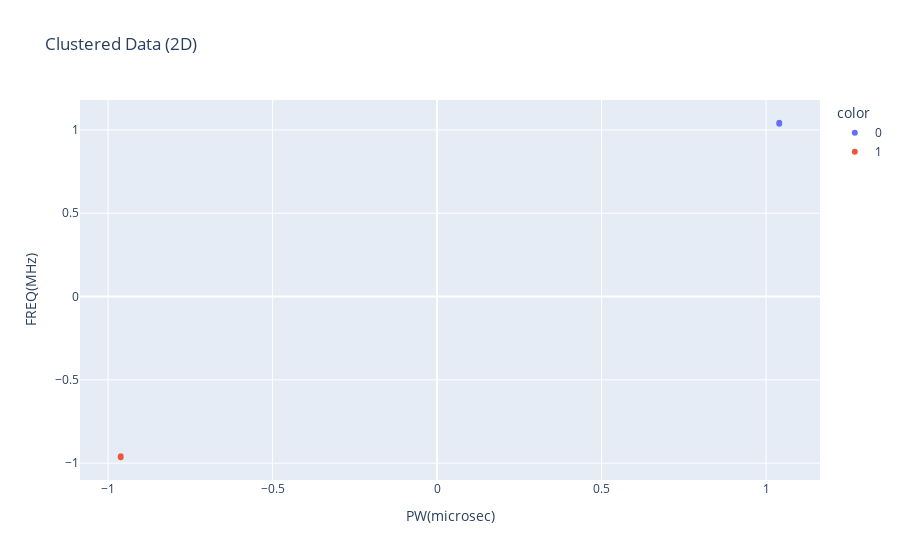

Notebook cell for this chart:
### Code cell
print("KMeans:")
start = time.time()
kmeans_labels = k_means(X, n_clusters=n_true_emitters)
benchmark_performance(subset_df, kmeans_labels, true_emitter_ids)
visualise_clusters(X, kmeans_labels, features_used)
print("Time:", time.time() - start)

### Figure 1 — Plotly figure (JSON) as saved in the notebook; plotly's stock layout.template omitted (floating-point values rounded to 4 significant figures; data arrays with more than 128 entries replaced by an {"elided": "..."} marker saying what was removed)
{"data": [{"hovertemplate": "color=0<br>PW(microsec)=%{x}<br>FREQ(MHz)=%{y}<extra></extra>", "legendgroup": "0", "marker": {"color": "#636efa", "symbol": "circle"}, "mode": "markers", "name": "0", "showlegend": true, "type": "scattergl", "x": {"elided": "29698 float values"}, "xaxis": "x", "y": {"elided": "29698 float values"}, "yaxis": "y"}, {"hovertemplate": "color=1<br>PW(microsec)=%{x}<br>FREQ(MHz)=%{y}<extra></extra>", "legendgroup": "1", "marker": {"color": "#EF553B", "symbol": "circle"}, "mode": "markers", "name": "1", "showlegend": true, "type": "scattergl", "x": {"elided": "32122 float values"}, "xaxis": "x", "y": {"elided": "32122 float values"}, "yaxis": "y"}], "layout": {"legend": {"title": {"text": "color"}, "tracegroupgap": 0}, "title": {"text": "Clustered Data (2D)"}, "xaxis": {"anchor": "y", "domain": [0, 1], "title": {"text": "PW(microsec)"}}, "yaxis": {"anchor": "x", "domain": [0, 1], "title": {"text": "FREQ(MHz)"}}}}
